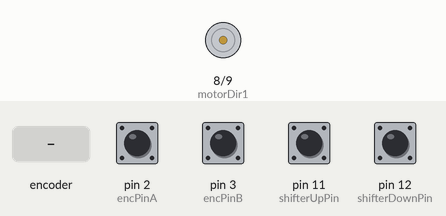
Bench run of a sketch on a simulated Arduino Leonardo, built with avr-gcc and run on an emulated ATmega32U4. Shown: motor-driver pin pairs drawn as motors (green arrow = first pin HIGH = forward, orange = second pin HIGH = backward, longer = more drive, scaled by the enable pin). The inputs (shaded band) are chosen by the test bench; at power-on: pin 2 (encPinA), pin 3 (encPinB), pin 11 (shifterUpPin), pin 12 (shifterDownPin) HIGH. USB keyboard and mouse output is not drawn.

Above: at 1.2 s.
1.3 s: rotary encoder on pin 2 (encPinA) / pin 3 (encPinB) turned 3 steps (first pin leading)
At 3.0 s:
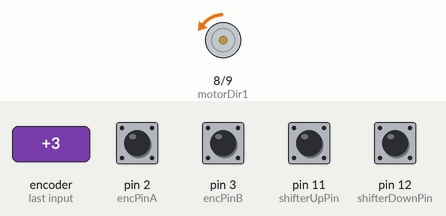
3.4 s: rotary encoder on pin 2 (encPinA) / pin 3 (encPinB) turned 2 steps (second pin leading)
At 4.1 s:
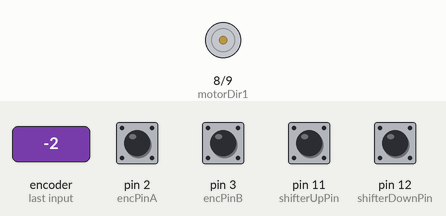
Timing chart, 0 to 6.4 s (numbered marks = the images above; inputs shaded):
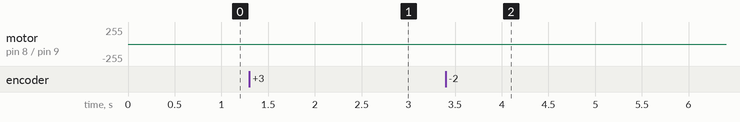

Measured:
- after the input at 1.3 s, motor on pin 8 (motorDir1) / pin 9 (motorDir2): stopped → backward 3/255 after 0.46 s
- after the input at 3.4 s, motor on pin 8 (motorDir1) / pin 9 (motorDir2): backward 3/255 → stopped after 0.08 s

The sketch:

OTD_final.ino
```cpp
#include <Joystick.h>

// Encoder wiring
const int encPinA = 2;
const int encPinB = 3;

// Motor driver pins
const int motorPWM = 6;
const int motorDir1 = 8;
const int motorDir2 = 9;

// Paddle shift buttons
const int shifterUpPin = 11;
const int shifterDownPin = 12;

// Stuff to track wheel position
volatile long wheelPos = 0;
bool lastAState = HIGH;

// Tuning for force feedback
float kp = 1.0;  // how hard it fights back
float kd = 1.0;  // how quickly it reacts to movement
long lastError = 0;

// Where we want the wheel to be (middle)
int centerPos = 0;

// Set up joystick
Joystick_ joyStick(JOYSTICK_DEFAULT_REPORT_ID, JOYSTICK_TYPE_GAMEPAD,
  2, 0,                  // 2 buttons, no hat switch
  true, false, false,     // X-axis enabled
  false, false, false,    // no rotation stuff
  false, false,           // no rudder/throttle
  false, false, false);   // no extra features

void setup() {
  pinMode(encPinA, INPUT_PULLUP);
  pinMode(encPinB, INPUT_PULLUP);

  pinMode(motorPWM, OUTPUT);
  pinMode(motorDir1, OUTPUT);
  pinMode(motorDir2, OUTPUT);

  pinMode(shifterUpPin, INPUT_PULLUP);
  pinMode(shifterDownPin, INPUT_PULLUP);

  attachInterrupt(digitalPinToInterrupt(encPinA), updateWheel, CHANGE);

  joyStick.begin();
}

void loop() {
  long posNow = wheelPos;
  long errorNow = centerPos - posNow;
  long errorSpeed = errorNow - lastError;

  // calculate how much force to apply
  int motorPower = kp * errorNow + kd * errorSpeed;

  // tiny deadzone so motor isn't twitchy at center
  if (abs(errorNow) < 3) motorPower = 0;

  motorPower = constrain(motorPower, -255, 255);

  if (motorPower > 0) {
    digitalWrite(motorDir1, HIGH);
    digitalWrite(motorDir2, LOW);
    analogWrite(motorPWM, motorPower);
  } else if (motorPower < 0) {
    digitalWrite(motorDir1, LOW);
    digitalWrite(motorDir2, HIGH);
    analogWrite(motorPWM, -motorPower);
  } else {
    analogWrite(motorPWM, 0);  // no movement
  }

  lastError = errorNow;

  // send steering data to PC
  int xAxisVal = map(posNow, -512, 512, 0, 1023);
  xAxisVal = constrain(xAxisVal, 0, 1023);
  joyStick.setXAxis(xAxisVal);

  // check paddle shifters
  if (digitalRead(shifterUpPin) == LOW) {
    joyStick.pressButton(0);  // right paddle
  } else {
    joyStick.releaseButton(0);
  }

  if (digitalRead(shifterDownPin) == LOW) {
    joyStick.pressButton(1);  // left paddle
  } else {
    joyStick.releaseButton(1);
  }

  delay(5); // just a little breathing room
}

// runs whenever the wheel moves
void updateWheel() {
  bool currentA = digitalRead(encPinA);
  bool currentB = digitalRead(encPinB);

  // figuring out which way the wheel is spinning
  if (currentA != lastAState && currentA == HIGH) {
    if (currentB == LOW) {
      wheelPos++;
    } else {
      wheelPos--;
    }
  }
  lastAState = currentA;
}
```
